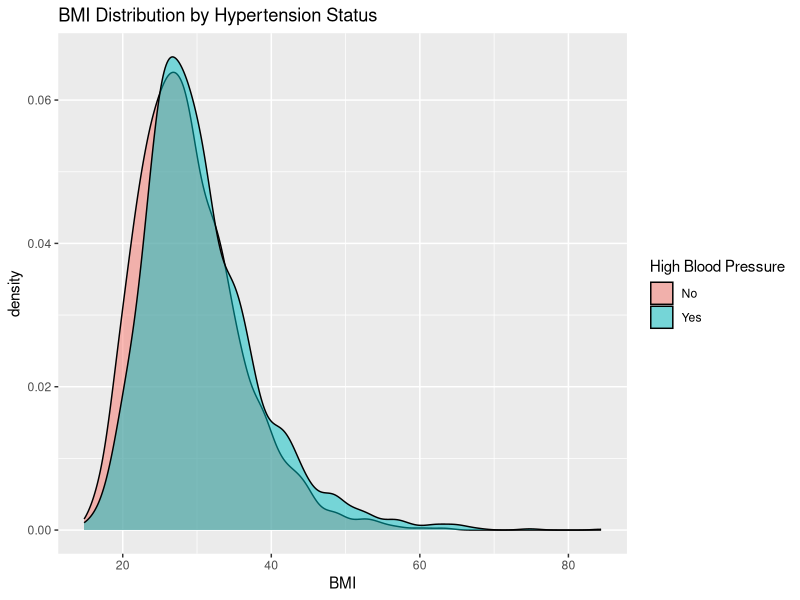
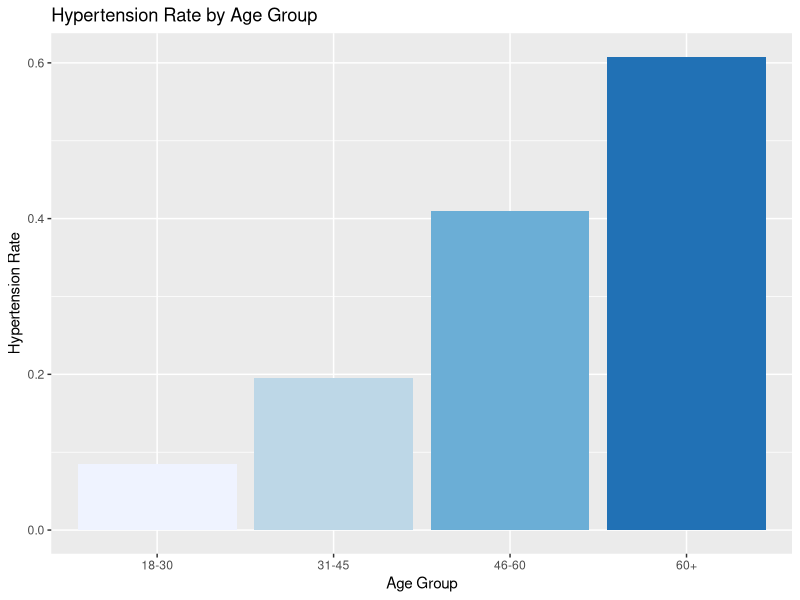
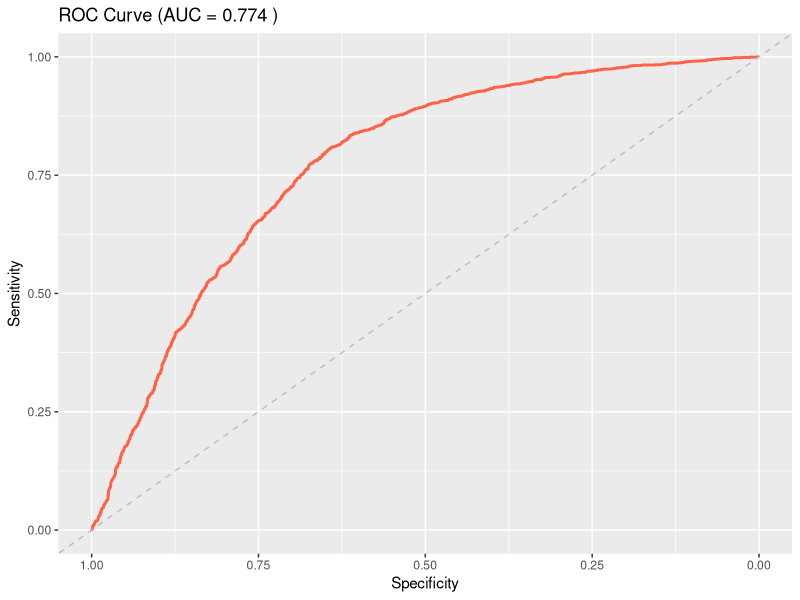

Generate these figures, in order, with R:
## ---- chunk 1
knitr::opts_chunk$set(echo = TRUE)
## ---- chunk 2
library(tidyverse)

df <- read_csv("../data/processed/nhanes_clean.csv")
head(df)
## ---- chunk 3
df <- df %>%
  mutate(hypertension = ifelse(bp >= 130, 1, 0))

table(df$hypertension)
prop.table(table(df$hypertension))
## ---- chunk 4
ggplot(df, aes(x = bmi, fill = factor(hypertension, labels = c("No", "Yes")))) +
  geom_density(alpha = 0.5) +
  labs(title = "BMI Distribution by Hypertension Status",
       x = "BMI", fill = "High Blood Pressure")
## ---- chunk 5
df %>%
  mutate(age_group = cut(age, breaks = c(0, 30, 45, 60, Inf),
                         labels = c("18-30", "31-45", "46-60", "60+"))) %>%
  group_by(age_group) %>%
  summarise(hypertension_rate = mean(hypertension)) %>%
  ggplot(aes(x = age_group, y = hypertension_rate, fill = age_group)) +
  geom_col() +
  labs(title = "Hypertension Rate by Age Group",
       x = "Age Group", y = "Hypertension Rate") +
  scale_fill_brewer(guide = "none")
## ---- chunk 6
df %>%
  group_by(smoking) %>%
  summarise(
    count = n(),
    hypertension_rate = mean(hypertension)
  )
## ---- chunk 7
model <- glm(hypertension ~ bmi + age + smoking, data = df, family = binomial)
summary(model)
## ---- chunk 8
odds_ratios <- exp(coef(model))
ci <- exp(confint.default(model))

data.frame(
    Odds_Ratio = round(odds_ratios, 3),
    CI_Lower = round(ci[, 1], 3),
    CI_Upper = round(ci[, 2], 3)
)
## ---- chunk 9
df$predicted_prob <- predict(model, type = "response")
df$predicted_class <- ifelse(df$predicted_prob >= 0.5, 1, 0)
## ---- chunk 10
confusion <- table(Predicted = df$predicted_class, Actual = df$hypertension)
confusion
## ---- chunk 11
accuracy <- sum(diag(confusion)) / sum(confusion)
cat("Accuracy:", round(accuracy, 3), "\n")
## ---- chunk 12
library(pROC)

roc_obj <- roc(df$hypertension, df$predicted_prob)
auc_val <- auc(roc_obj)

ggroc(roc_obj, color = "tomato", linewidth = 1) +
  labs(title = paste("ROC Curve (AUC =", round(auc_val, 3), ")"),
       x = "Specificity",
       y = "Sensitivity") +
  geom_abline(slope = 1, intercept = 1, linetype = "dashed", color = "gray")
